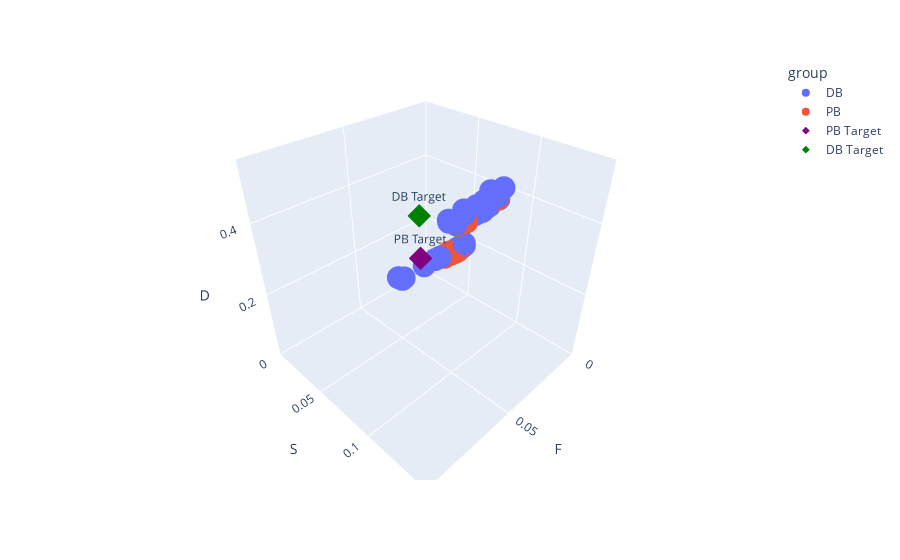

The notebook cell this image was saved under:
### Code cell
highlight_points = [
    (F1, S1, D1, 'PB Target',"purple"),
    (F2, S2, D2, 'DB Target',"green")
]

plot_3d_target(
    DB_data=DB,
    PB_data=PB,
    indices=(0, 1, 2),
    conductance_labels=('F', 'S', 'D'),
    highlight_points=highlight_points,
    axis_limits={'x': (0, 0.1), 'y': (0, 0.15), 'z': (0, 0.55)}
)
